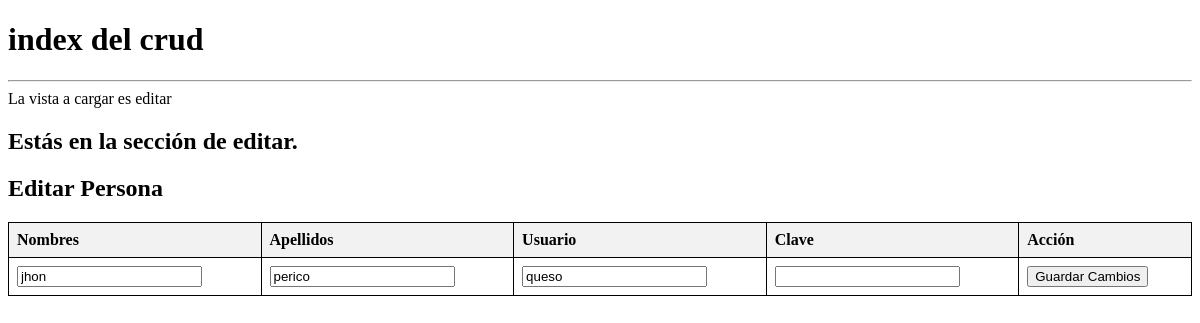
/?cargar=editar&id=1, run on the app's committed database.
### tables this page shows
CREATE TABLE `persona` (
  `id` int(11) NOT NULL,
  `cedula` varchar(11) NOT NULL,
  `nombres` varchar(20) NOT NULL,
  `apellidos` varchar(50) NOT NULL,
  `usuario` varchar(50) NOT NULL,
  `clave` varchar(20) NOT NULL
);

### modelos/conexion.php (called while the page is built, shortened)
<?php
    Class Conexion{
        private $con;
        public function __construct(){
            $this -> host = "localhost";
            $this -> user = "root";
            $this -> pass = "";
            $this -> bd = "personas";
            $this -> con = mysqli_connect($this -> host, $this -> user, $this -> pass,$this -> bd);
        }
        public function consulta_retorno($sql){
            $consulta = mysqli_query($this -> con, $sql);
            return $consulta;
        }
    }
?>

### controladores/ctr_personas.php (called while the page is built, shortened)
<?php
    include_once("modelos/persona.php");
    class ControladorPersona{
        private $persona;
        public function __construct(){
            $this -> persona = new Persona();
        }
        public function ver($id){
            $this -> persona -> set("id", $id);
            return $this -> persona -> ver();
        }
    }
?>

### modelos/persona.php (called while the page is built, shortened)
<?php
    include_once("conexion.php");
    class Persona{
        private $id;
        private $con;
        public function __construct(){
            $this -> con = new Conexion();
        }
        public function set($atributo, $contenido){
            return $this -> $atributo = $contenido;
        }
        public function ver(){
            $sql = "SELECT * FROM persona WHERE id = {$this -> id}";
            $resultado = $this -> con -> consulta_retorno($sql);
            $reg = mysqli_fetch_assoc($resultado);
            return $reg;
        }
    }
?>

### vistas/editar.php (the view, shortened to what this page needs)
<?php
    include_once("controladores/ctr_personas.php");
    $controlador = new ControladorPersona();
    if(isset($_GET['id'])){
        $registro = $controlador->ver($_GET['id']);
    } else {
        header("Location:index.php");
        exit();
    }
?>
<h1>Estás en la sección de editar.</h1>
<head>
</head>
<form action="" method="post">
    <h2>Editar Persona</h2>
    <table>
        <thead>
            <tr>
                <th>Nombres</th>
                <th>Apellidos</th>
                <th>Usuario</th>
                <th>Clave</th>
                <th>Acción</th>
            </tr>
        </thead>
        <tbody>
            <tr>
                <td>
                    <input type="text" name="nombres" value="<?php echo $registro['nombres']; ?>">
                </td>
                <td>
                    <input type="text" name="apellidos" value="<?php echo $registro['apellidos']; ?>">
                </td>
                <td>
                    <input type="text" name="usuario" value="<?php echo $registro['usuario']; ?>">
                </td>
                <td>
                    <input type="password" name="clave" value="">
                </td>
                <td>
                    <input type="submit" name="editar" value="Guardar Cambios">
                </td>
            </tr>
        </tbody>
    </table>
</form>

### vistas/editar.php (style rules this page uses)
table { width: 100%; border-collapse: collapse; }
table, th, td { border: 1px solid black; }
th, td { padding: 8px; text-align: left; }
th { background-color: #f2f2f2; }

### data on the page
persona: nombres "jhon", apellidos "perico", usuario "queso"

### other printed values
$vista "editar"
